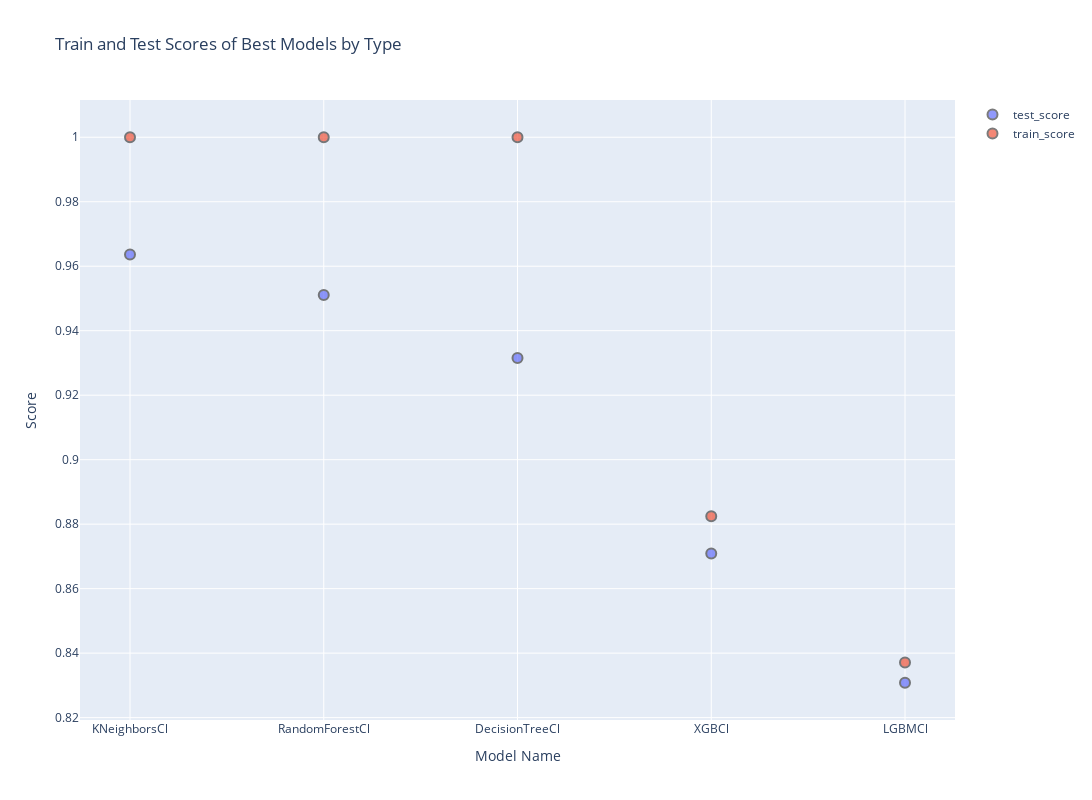

The code cell stored with this chart in its notebook:
### Code cell
fig = go.Figure()
fig.add_trace(go.Scatter(x=best_of_classifiers['classifier'], 
                         y=best_of_classifiers['mean_test_score'],
                         name='test_score', 
                         mode='markers', opacity=0.7))
fig.add_trace(go.Scatter(x=best_of_classifiers['classifier'],
                         y=best_of_classifiers['mean_train_score'],
                         name='train_score', 
                         mode='markers', opacity=0.7))
# define marker size
fig.update_traces(mode='markers', marker_size=10, marker_line_width=2)
# change the layout properties
fig.update_layout(title='Train and Test Scores of Best Models by Type', legend_orientation="v",
                   xaxis_title='Model Name',
                   yaxis_title='Score', width=1300, height=800, )
fig.show()

### Figure 1 — Plotly figure (JSON) as saved in the notebook; plotly's stock layout.template omitted (floating-point values rounded to 4 significant figures)
{"data": [{"marker": {"line": {"width": 2}, "size": 10}, "mode": "markers", "name": "test_score", "opacity": 0.7, "type": "scatter", "x": ["KNeighborsCl", "RandomForestCl", "DecisionTreeCl", "XGBCl", "LGBMCl"], "y": [0.9636, 0.951, 0.9315, 0.8709, 0.8308]}, {"marker": {"line": {"width": 2}, "size": 10}, "mode": "markers", "name": "train_score", "opacity": 0.7, "type": "scatter", "x": ["KNeighborsCl", "RandomForestCl", "DecisionTreeCl", "XGBCl", "LGBMCl"], "y": [1, 1.0, 1, 0.8824, 0.8371]}], "layout": {"height": 800, "legend": {"orientation": "v"}, "title": {"text": "Train and Test Scores of Best Models by Type"}, "width": 1300, "xaxis": {"autorange": true, "range": [-0.2513, 4.251], "title": {"text": "Model Name"}, "type": "category"}, "yaxis": {"autorange": true, "range": [0.8193, 1.012], "title": {"text": "Score"}, "type": "linear"}}}
